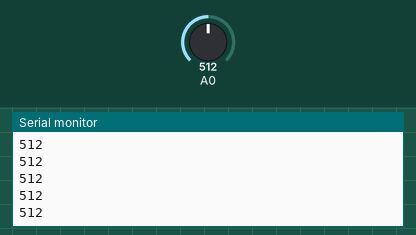
The sketch below on a simulated Arduino Uno, built with avr-gcc and run on an emulated ATmega328P. Parts: the last lines printed to the serial monitor. The test bench sets the inputs (shaded band); at power-on: A0 = 512.

Above: at 1.2 s.
1.3 s: A0 set to 716
At 2.1 s:
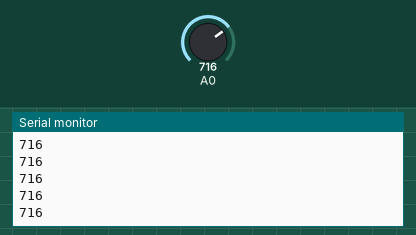
2.8 s: A0 set to 900
At 3.9 s:
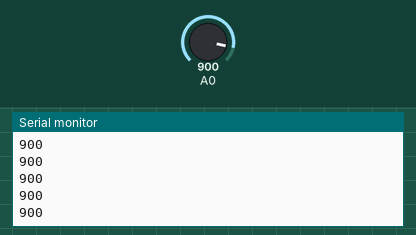
Timing chart, 0 to 5.8 s (numbered marks = the images above; inputs shaded):
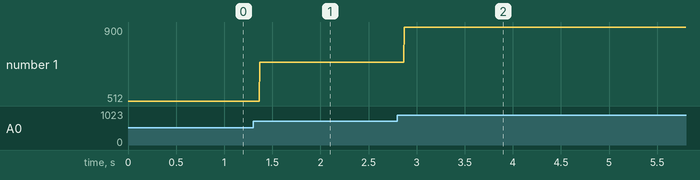

Measured:
- after the input at 1.3 s, the serial monitor: prints a new line after 0.07 s (image 1)
- after the input at 2.8 s, the serial monitor: prints a new line after 0.07 s (image 2)
- plotted number 1: 512 → 716 after the input at 1.3 s, 716 → 900 after the input at 2.8 s

The sketch:

water-sensor.ino
```cpp
void setup()
{
	pinMode(0, INPUT);
	digitalWrite(0, HIGH);
	Serial.begin(9600);
}

void loop()
{
	int val = analogRead(0);
	Serial.println (val);
}
```
